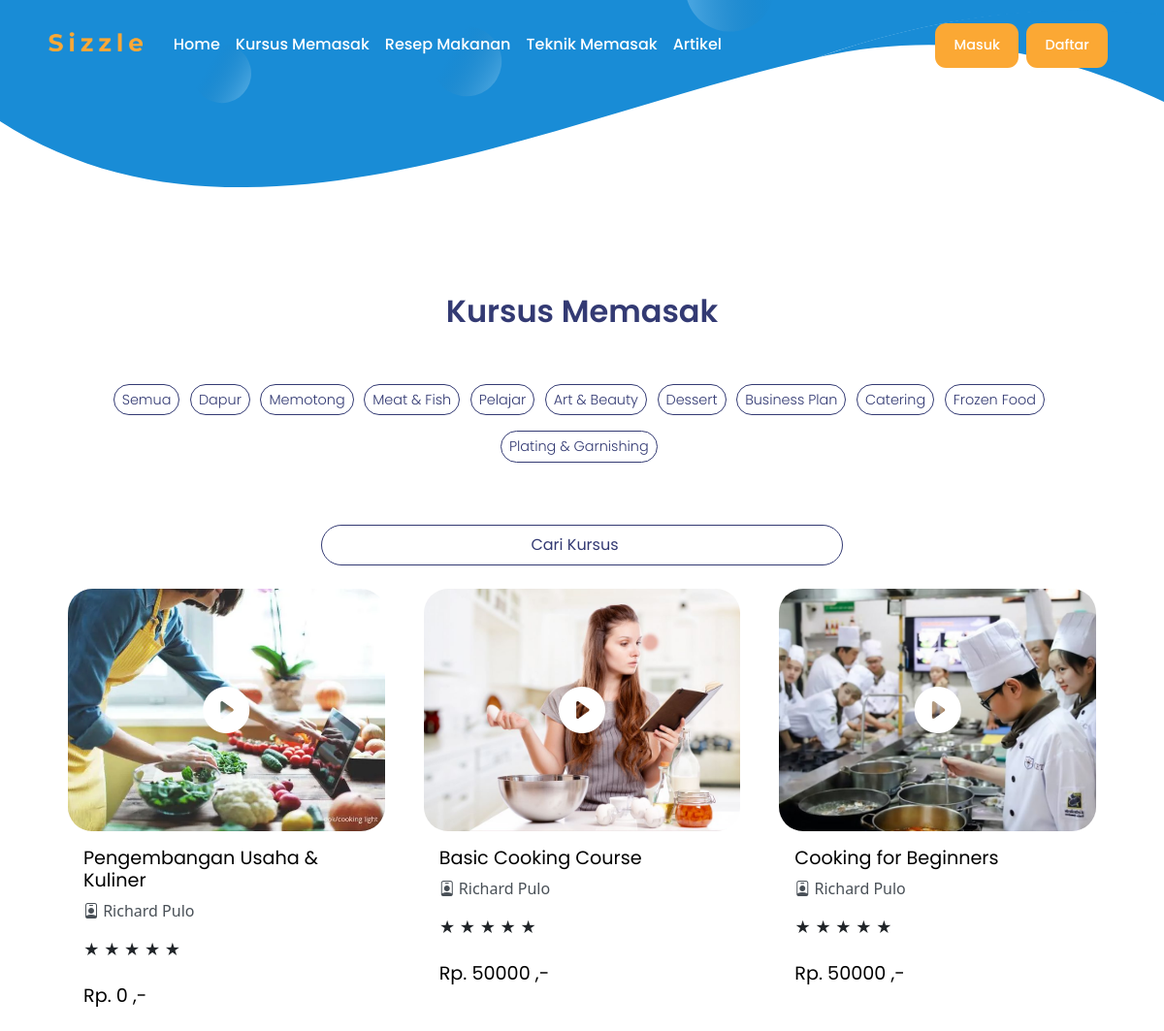
The app's page /kursus.html (upper part), older data.
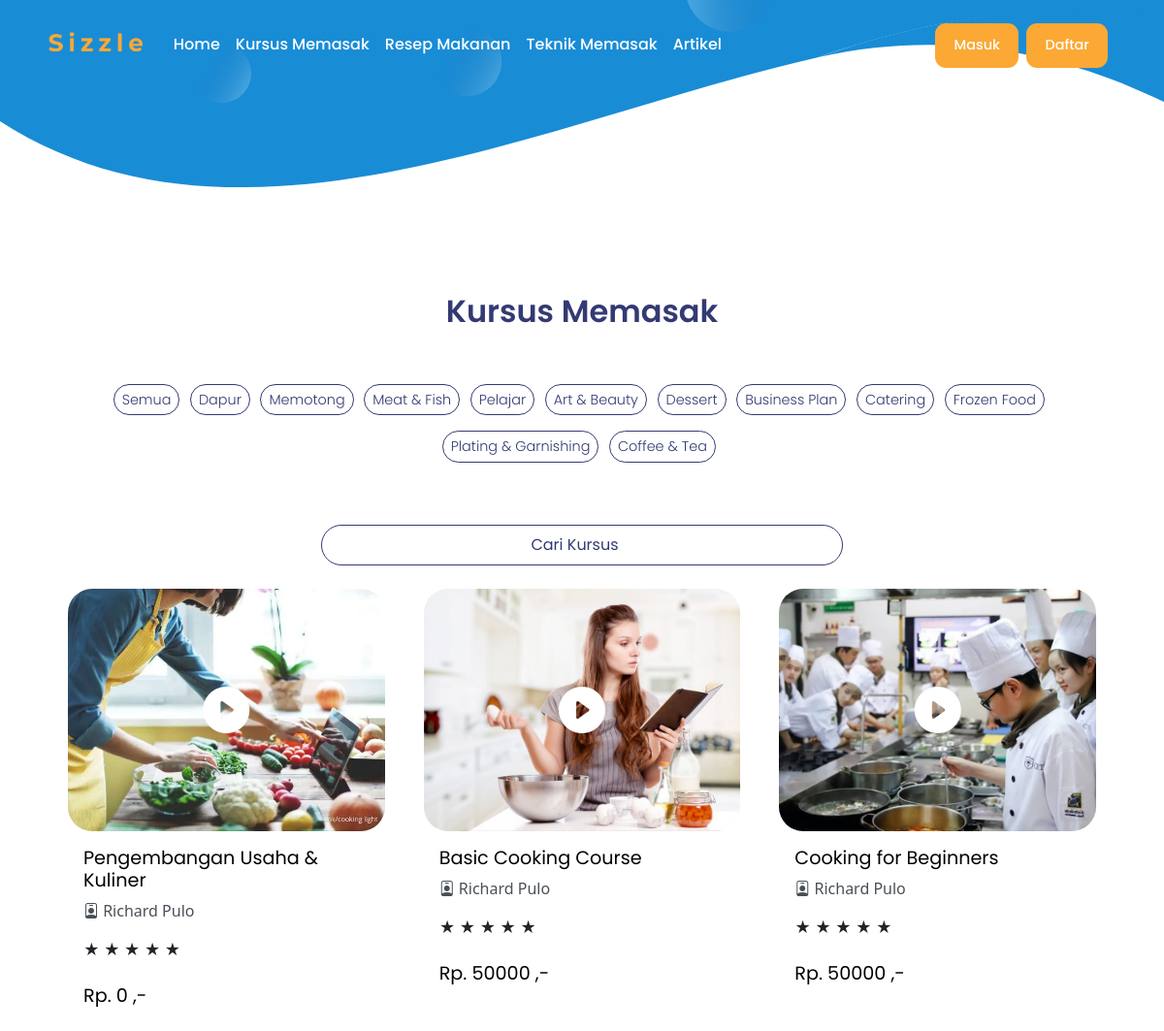
The same page, newer data.
### app/models.py (models this page shows, shortened)
class KategoriKursus(models.Model):
    id_kategori_kursus = models.AutoField(primary_key=True)
    kategori_kursus = models.CharField(max_length=50, unique=True)

class Kursus(models.Model):
    id_kursus = models.AutoField(primary_key=True)
    id_kegiatan = models.IntegerField(null=True, blank=True, unique=True)
    nama_kursus = models.CharField(max_length=50, unique=True)
    deskripsi_singkat = models.TextField(null=True, blank=True)
    chef = models.CharField(max_length=100)
    rating = models.DecimalField(max_digits=3, decimal_places=2, default=0.00)
    harga_kursus = models.IntegerField(default=0)
    gambar_kursus = models.ImageField(upload_to='images/kursus/', null=True, blank=True)
    deskripsi_kursus = models.TextField(null=True, blank=True)
    tingkat_kesulitan = models.CharField(max_length=50, null=True, blank=True)
    tanggal_mulai = models.DateField(null=True, blank=True)
    tanggal_selesai = models.DateField(null=True, blank=True)
    materi_kursus = models.TextField(null=True, blank=True)
    jumlah_peserta = models.IntegerField(default=0)
    syarat_pendaftaran = models.TextField(null=True, blank=True)
    kategori_kursus = models.ForeignKey('KategoriKursus', on_delete=models.CASCADE, related_name='kursuss', default=1)

### app/views.py (the view)
# urls.py: path('kursus.html', views.kursus, name='kursus'),
def kursus(request):
    kategori_id = request.GET.get('kategori')
    if kategori_id:
        kategori = get_object_or_404(KategoriKursus, id_kategori_kursus=kategori_id)
        kursuss = Kursus.objects.filter(kategori_kursus=kategori)
    else:
        kursuss = Kursus.objects.all()
    kategori_kursuss = KategoriKursus.objects.all()
    context = {
        'kursuss': kursuss,
        'kategori_kursuss': kategori_kursuss,
        'selected_kategori_id': kategori_id
    }
    return render(request, 'kursus.html', context)

### templates/kursus.html (shortened to what this page needs)
<!DOCTYPE html>
{% extends 'base.html' %}
{% load static %}
{% block body_block %}
<div class="container">
<div class="row row-cols-1 row-cols-sm-2 row-cols-md-3 g-4" id="box-container">
  <div class="col-md-12 text-center">
    <h2>Kursus Memasak</h2>
    <div class="justify-content-center py-5">
      <a href="{% url 'kursus' %}" class="text-decoration-none">
        <span class="kategori-badge align-items-center p-2 pe-2 ps-2">Semua</span>
      </a>
      {% for kategori in kategori_kursuss %}
      <a href="{% url 'kursus' %}?kategori={{ kategori.id_kategori_kursus }}" class="text-decoration-none">
        <span class="kategori-badge align-items-center p-2 pe-2 ps-2">
          {{ kategori.kategori_kursus|title }}
        </span>
      </a>
      {% endfor %}
    </div>
    <form role="search">
      <input class="search pe-2" id="filter" type="search" placeholder="Cari Kursus" aria-label="Search" name="q">
  </form>
  </div>
  {% for kursus in kursuss %}
  <div class="col-6 mb-3">
    <a href="{% url 'detail_kursus' kursus.id_kursus %}">
      <div class="card shadow-none rounded-3 border-0">
        <div class="position-relative">
          {% if kursus.gambar_kursus %}
          <img src="{{ kursus.gambar_kursus.url }}" alt="{{ kursus.nama_kursus }}" class="img-fluid">
          {% else %}
          <img src="{% static 'images/sizzle-logo.svg' %}" alt="Default Image" class="img-fluid">
          {% endif %}
          <i class="bi bi-play-circle-fill position-absolute top-50 start-50 translate-middle text-white"
            style="font-size: 3rem"></i>
        </div>
        <div class="card-body">
          <h5 class="card-title text-body-emphasis fw-normal">{{ kursus.nama_kursus }}</h5>
          <p class="card-text text-light-emphasis bi bi-person-badge"> {{ kursus.chef }}</p>
          <div class="rating">
            {% for i in "12345" %}
            {% if forloop.counter <= kursus.rating|floatformat %} <span class="star text-warning">&#9733;</span>
              {% else %}
              <span class="star">&#9733;</span>
              {% endif %}
              {% endfor %}
          </div>
          <br />
          <h5 class="text-body-emphasis fw-normal">Rp. {{ kursus.harga_kursus }} ,-</h5>
        </div>
      </div>
    </a>
  </div>
  {% endfor %}
</div>
</div>
{% endblock %}

Row changes from the older to the newer data that the page shows:
added KategoriKursus: kategori_kursus "Coffee & Tea"
